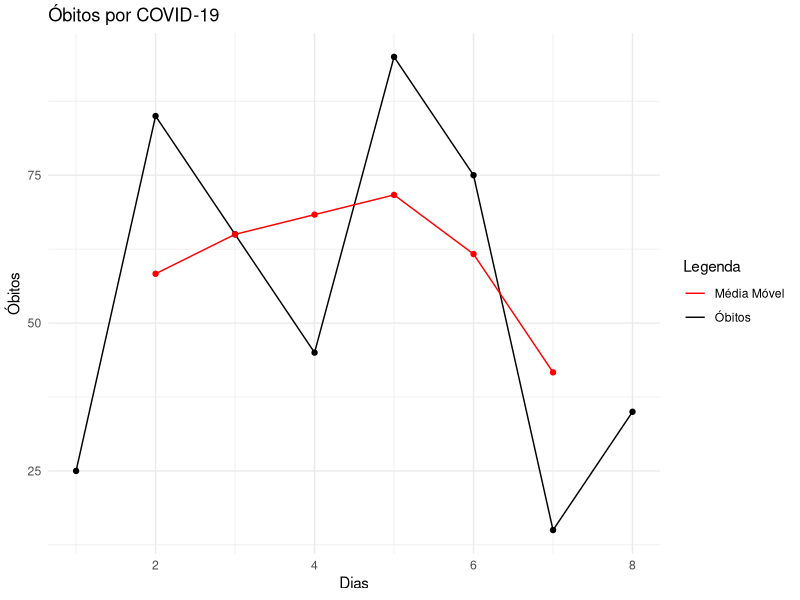
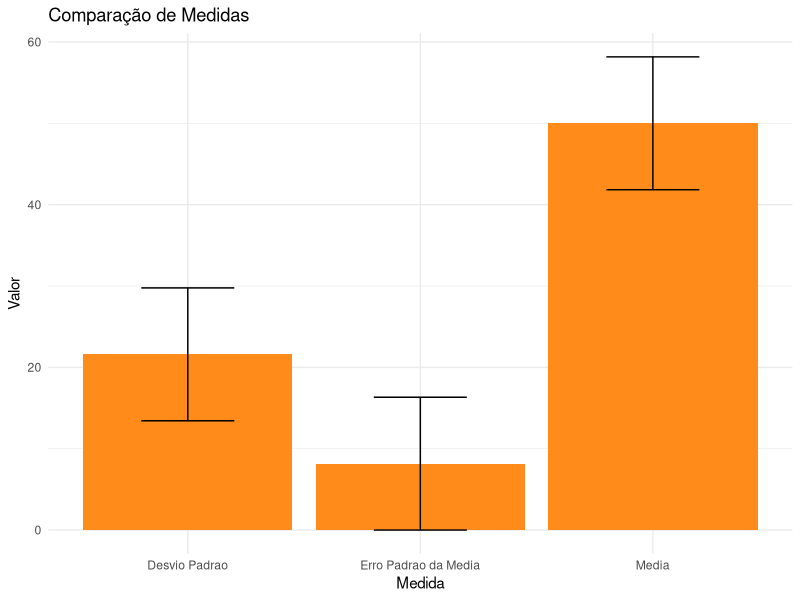
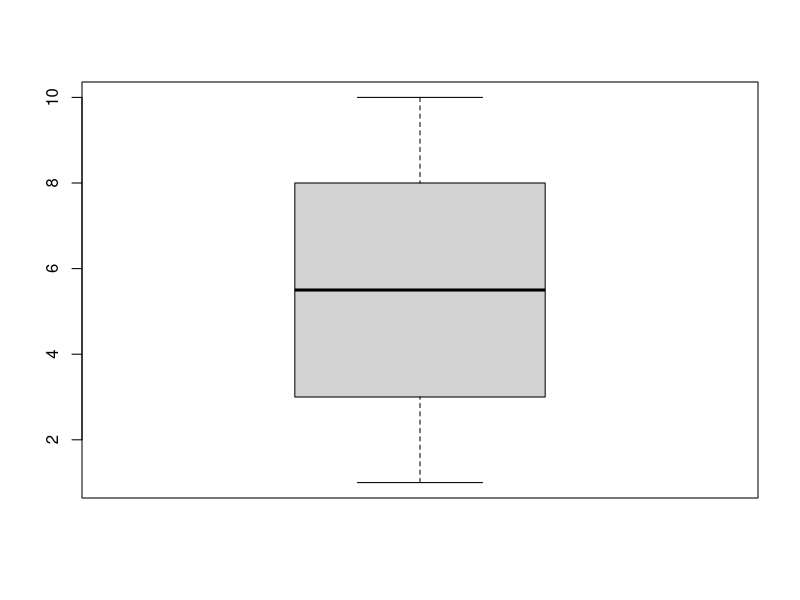

These figures' R source, in order:
## ---- chunk 1
peso_recem_nascidos <- c(2.5, 3.75, 2.25, 3.45, 3.75)
peso_recem_nascidos
## ---- chunk 2
mean(peso_recem_nascidos)

## ---- chunk 3
#Vetor do conjunto de dados
notas <- c(80, 85, 95)

#Vetor dos pesos 
pesos <- c(6, 3, 1)

#Calculo da média
media_ponderada <- weighted.mean(notas, pesos)

#Resultado 
media_ponderada

## ---- chunk 4
qtd_albumina <- c(5.1, 5, 5.2, 4.5, 4.8, 4.9, 5, 5.2, 5.4, 5.1, 4.9, 5, 4.9, 5.1, 5.3, 5.1, 5.1, 5.3, 4.7, 5.3, 4.7, 5.4, 5, 5.5, 5)

sort(qtd_albumina) #ordena os dados
range(qtd_albumina) #descobre o menor e o maior número

amp_total <- ceiling(max(qtd_albumina)-min(qtd_albumina))
amp_total

k <- nclass.FD(qtd_albumina)

length(qtd_albumina)
k <- ceiling((sqrt(length(qtd_albumina))))

c <- amp_total / (k-1)

infclass <- min(qtd_albumina)

supclass <- infclass + (k*c)


brk <- seq(infclass,supclass,c)

tabela_freq_albumina_t <- table(cut(qtd_albumina,breaks = brk, right = FALSE))

tabela_freq_albumina <- prop.table(tabela_freq_albumina_t)
## ---- chunk 5
library(knitr)
library(kableExtra)


tabela_formatada <- data.frame(FrequenciaAbsoluta = as.vector(tabela_freq_albumina_t),
                               FrequenciaRelativa = as.vector(tabela_freq_albumina))
tabela_formatada <- cbind(Intervalo = names(tabela_freq_albumina_t), tabela_formatada)
kable(tabela_formatada, align = "c") %>%
  kable_classic(full_width = F, html_font = "Cambria") %>%
  kable_styling(bootstrap_options = "condensed") %>%
  kable_styling(bootstrap_options = "condensed")
## ---- chunk 6
#Descobrindo a média para dados agrupados
xi <- (brk[-1] + brk[-length(brk)]) / 2
xi

media_agrupada <- sum(xi * tabela_freq_albumina) /
  sum(tabela_freq_albumina)

media_agrupada
## ---- chunk 7
media_agrupada_1 <- weighted.mean(xi, tabela_freq_albumina)
media_agrupada_1

## ---- chunk 8
library(tidyverse)
library(dplyr)

semanas <- c(1, 2, 3, 4, 5)
infectados <- c(3, 9, 27, 81, 243)

tabela <- tibble(Semanas = semanas, "n° de infectados" = infectados)

library(kableExtra)
library(knitr)
kable(tabela) %>%
  kable_classic(full_width = F, html_font = "Cambria") %>%
  kable_styling(bootstrap_options = "condensed") %>%
  row_spec(0, bold = TRUE) %>%
  row_spec(1:nrow(tabela), align = "c")
## ---- chunk 9
n_infectados <- c(3, 9, 27, 81, 243)

#Calculando a média Geométrica
media_geom <- prod(n_infectados)^(1/length(n_infectados))

media_geom
## ---- chunk 10
library(tidyverse)
library(dplyr)

dias <- c(1, 2, 3, 4, 5, 6, 7, 8)
mortos <- c(25, 85, 65, 45, 95, 75, 15, 35)

tabela_MM <- tibble(Dias = dias, "óbitos" = mortos)

library(kableExtra)
library(knitr)
kable(tabela_MM) %>%
  kable_classic(full_width = F, html_font = "Cambria") %>%
  kable_styling(bootstrap_options = "condensed") %>%
  row_spec(0, bold = TRUE) %>%
  row_spec(1:nrow(tabela_MM), align = "c")

  
  

## ---- chunk 11
library(tidyverse)
library(zoo)

#criando o vetor de dados
mortos <- c(25, 85, 65, 45, 95, 75, 15, 35)

#calculando a média móvel

media_m <- rollmean(mortos, k = 3, fill = NA)
media_m
## ---- chunk 12
library(ggplot2)

#Criando ua variável para as observações com valores de 1 até o comprimento máximo

observacoes <- 1: length(mortos)

#Criando um dataframe

df <- data.frame(observacoes = 1:length(mortos), mortos, media_m)

# Plotando o gráfico
ggplot(df, aes(x = observacoes)) +
  geom_line(aes(y = mortos, color = "Óbitos")) +
  geom_line(aes(y = media_m, color = "Média Móvel")) +
  geom_point(aes(y = mortos), color = "black") +
  geom_point(aes(y = media_m), color = "red") +
  labs(title = "Óbitos por COVID-19", x = "Dias", y = "Óbitos", color = "Legenda") +
  scale_color_manual(values = c("red", "black")) +
  theme_minimal()

## ---- chunk 13
library(kableExtra)
library(knitr)

ano <- c(1, 2, 3, 4, 5, 6, 7, 8, 9, 10, 11)
n <- c(100, 100, 12, 10, 100, 100, 100, 100, 100, 100, 100)

tabela_lontras <- tabela_MM <- tibble(Ano = ano, n = n)

tabela_lontras %>%
  kbl() %>%
  kable_classic(full_width = F, html_font = "Cambria") %>%
  row_spec(0, bold = TRUE) %>%
  row_spec(1:nrow(tabela_lontras), align = "c")



## ---- chunk 14
n <- c(100, 100, 12, 10, 100, 100, 100, 100, 100, 100, 100)

reciproco <- 1 / n

#calculando a média harmônica

media_harm <- length(n) / sum(reciproco)

media_harm
## ---- chunk 15

mediana_a <- c(2, 2, 4, 5, 6, 7, 8)
mediana_b <- c(3, 3, 4, 5, 7, 8, 9, 9)
## ---- chunk 16
median(mediana_a)
median(mediana_b)


## ---- chunk 17
freq_abs_acumulada <- cumsum(tabela_freq_albumina_t)
freq_abs_acumulada
## ---- chunk 18
library(knitr)
library(kableExtra)


tabela_formatada <- data.frame("Frequencia Absoluta" = as.vector(tabela_freq_albumina_t),
                               "Frequencia Relativa" = as.vector(tabela_freq_albumina), "Frequencia Abs Baixo" = as.vector(freq_abs_acumulada))
tabela_formatada <- cbind(Intervalo = names(tabela_freq_albumina_t), tabela_formatada)
kable(tabela_formatada, align = "c") %>%
  kable_classic(full_width = F, html_font = "Cambria") %>%
  kable_styling(bootstrap_options = "condensed") %>%
  kable_styling(bootstrap_options = "condensed")

## ---- chunk 19
# Retomadno a tabela de frequéncias do exemplo
tabela_freq_albumina_t <- table(cut(qtd_albumina, breaks = brk, right = FALSE))

# identificando o intervalo que contém a mediana
intervalo_mediana <- which.max(tabela_freq_albumina_t)
intervalo_mediana

## ---- chunk 20
# Encontrando o limite inferior do intervalo que contém a mediana (LiRmd)
liRmd <- as.numeric(names(tabela_freq_albumina_t)[intervalo_mediana])
liRmd
## ---- chunk 21
# Encontrando a amplitude dos intervalos de classe (h)
h <- c[1]
h
## ---- chunk 22
# Encontrando o tamanho da amostra (n)
n <- sum(tabela_freq_albumina_t)
n

## ---- chunk 23
# Encontrando a frequência absoluta acumulada para baixo no intervalo anterior que contém a mediana (Fant)
fant <- sum(tabela_freq_albumina_t[1:(intervalo_mediana-1)])
fant
## ---- chunk 24
# Encontrando a frequência absoluta simples no intervalo que contém a mediana (Fmd)
fmd <- tabela_freq_albumina_t[intervalo_mediana]
fmd
## ---- chunk 25
mediana <- 5 + h * ((n/2 - fant)/fmd)
mediana
## ---- chunk 26
moda_a <- c(3, 4, 4, 5, 5, 5, 6, 7, 8)
table(moda_a)
## ---- chunk 27
moda_calculo <- subset(table(moda_a), table(moda_a) == max (table(moda_a)))
moda_calculo
## ---- chunk 28
#Retomadno a tabela de frequéncias do exemplo
tabela_freq_albumina_t <- table(cut(qtd_albumina, breaks = brk, right = FALSE))
## ---- chunk 29
#Encontrando o indice da classe da modal
indice_moda <- which.max(tabela_freq_albumina_t)
indice_moda

## ---- chunk 30
#Encontrando a frequência modal
frequencia_modal <- tabela_freq_albumina_t[indice_moda]
frequencia_modal
## ---- chunk 31
frequencia_anterior <- tabela_freq_albumina_t[indice_moda - 1]
frequencia_anterior
## ---- chunk 32
frequencia_seguinte <- tabela_freq_albumina_t[indice_moda + 1]
frequencia_seguinte
## ---- chunk 33
amplitude_modal <- c[1]
amplitude_modal

## ---- chunk 34
delta1 <- frequencia_modal - frequencia_anterior
delta1
## ---- chunk 35
delta2 <- frequencia_modal - frequencia_seguinte
delta2

## ---- chunk 36
moda_agrupada <- brk[indice_moda] + (delta1 / (delta1 + delta2)) * amplitude_modal
moda_agrupada
## ---- chunk 37
dados_coluna_1 <- c(185, 185, 185)
dados_coluna_2 <- c(182, 184, 189)
dados_coluna_3 <- c(172, 180, 199)

amplitude_exemplo <- data.frame(
  altura_cm_A = dados_coluna_1,
  altura_cm_B = dados_coluna_2,
  altura_cm_C = dados_coluna_3
)

## ---- chunk 38
library(kableExtra)
library(knitr)

kable(amplitude_exemplo) %>%
  kable_classic(full_width = F, html_font = "Cambria") %>%
  kable_styling(bootstrap_options = "condensed") %>%
  kable_styling(bootstrap_options = "condensed")


## ---- chunk 39
amplitude_total_B <- max(amplitude_exemplo$altura_cm_B) - min(amplitude_exemplo$altura_cm_B)

amplitude_total_B
## ---- chunk 40
varianca_coluna_B <- var(amplitude_exemplo$altura_cm_B)

varianca_coluna_B
## ---- chunk 41
qtd_albumina <- c(5.1, 5, 5.2, 4.5, 4.8, 4.9, 5, 5.2, 5.4, 5.1, 4.9, 5, 4.9, 5.1, 5.3, 5.1, 5.1, 5.3, 4.7, 5.3, 4.7, 5.4, 5, 5.5, 5)

sort(qtd_albumina) #ordena os dados
range(qtd_albumina) #descobre o menor e o maior número

amp_total <- ceiling(max(qtd_albumina)-min(qtd_albumina))


k <- nclass.FD(qtd_albumina)

length(qtd_albumina)
k <- ceiling((sqrt(length(qtd_albumina))))

c <- amp_total / (k-1)

infclass <- min(qtd_albumina)

supclass <- infclass + (k*c)


brk <- seq(infclass,supclass,c)

tabela_freq_albumina_t <- table(cut(qtd_albumina,breaks = brk, right = FALSE))

tabela_freq_albumina <- prop.table(tabela_freq_albumina_t)
## ---- chunk 42
ponto_medio_classes <- (brk[-1] + brk[-length(brk)]) / 2
ponto_medio_classes
## ---- chunk 43
library(knitr)
library(kableExtra)


tabela_formatada <- data.frame(FrequenciaAbsoluta = as.vector(tabela_freq_albumina_t),
                               FrequenciaRelativa = as.vector(tabela_freq_albumina),
                               xi = as.vector(ponto_medio_classes))
tabela_formatada <- cbind(Intervalo = names(tabela_freq_albumina_t), tabela_formatada)
kable(tabela_formatada, align = "c") %>%
  kable_classic(full_width = F, html_font = "Cambria") %>%
  kable_styling(bootstrap_options = "condensed") %>%
  kable_styling(bootstrap_options = "condensed")
## ---- chunk 44
soma_fixi <- sum(tabela_freq_albumina_t * ponto_medio_classes)
soma_fixi

## ---- chunk 45
fixi_quadrado <- sum((tabela_freq_albumina_t * (ponto_medio_classes)^2))
fixi_quadrado
## ---- chunk 46
soma_fi <- sum(tabela_freq_albumina_t)
soma_fi
## ---- chunk 47
variancia_classes <- (sum(fixi_quadrado - ((soma_fixi)^2 / soma_fi)) / 
                        (soma_fi - 1))
variancia_classes
## ---- chunk 48
sd_exemplo <- c(20, 30, 40, 50, 60, 70, 80)

desvio_padrao <- sd(sd_exemplo)

desvio_padrao
## ---- chunk 49
sd_classes <- sqrt(variancia_classes)

sd_classes
## ---- chunk 50
cv_exemplo <- c(20, 30, 40, 50, 60, 70, 80)

media_cv <- mean(cv_exemplo)
media_cv

desvio_padrao_cv <- sd(cv_exemplo)
desvio_padrao_cv

coef_variacao <- (desvio_padrao_cv / media_cv) * 100

coef_variacao
## ---- chunk 51
ep_exemplo <- c(20, 30, 40, 50, 60, 70, 80)

tamanho_amostra_ep <- length(ep_exemplo)
tamanho_amostra_ep

media_ep <- mean(ep_exemplo)
media_ep

desvio_padrao_ep <- sd(ep_exemplo)
desvio_padrao_ep

erro_padrao_media <- desvio_padrao_ep / sqrt(tamanho_amostra_ep)
erro_padrao_media
## ---- chunk 52
# Carregando a biblioteca ggplot2
library(ggplot2)

# Criando um data frame com todas as medidas
data_medidas <- data.frame(Medida = c("Media", "Desvio Padrao", "Erro Padrao da Media"),
                   Valor = c(media_ep, desvio_padrao_ep, erro_padrao_media))

# Criando o gráfico de barras com linhas de erro
plot_ep_s <- ggplot(data_medidas, 
                    aes(x = Medida, y = Valor)) +
     geom_bar(stat = "identity", fill = "#ff8c1a") +
     geom_errorbar(aes(ymin = Valor - erro_padrao_media, 
                       ymax = Valor + erro_padrao_media), 
                   width = 0.4) +
     labs(y = "Valor", title = "Comparação de Medidas") +
     theme_minimal()

plot_ep_s

## ---- chunk 53
#Criando o conjunto de dados

exemplo_boxplot <- c(1, 2, 3, 4, 5, 6, 7, 8, 9, 10)

# Criando o boxplot
boxplot(exemplo_boxplot)
